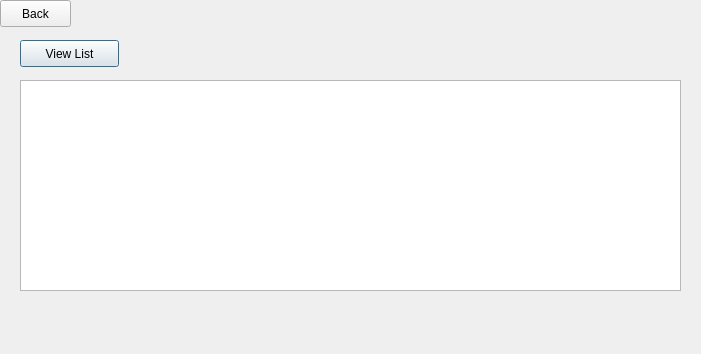
<?xml version="1.0" encoding="UTF-8"?>
<ui version="4.0">
 <class>WaitingList</class>
 <widget class="QDialog" name="WaitingList">
  <property name="geometry">
   <rect>
    <x>0</x>
    <y>0</y>
    <width>701</width>
    <height>354</height>
   </rect>
  </property>
  <property name="windowTitle">
   <string>Waiting List</string>
  </property>
  <widget class="QTableView" name="tableView">
   <property name="geometry">
    <rect>
     <x>20</x>
     <y>80</y>
     <width>661</width>
     <height>211</height>
    </rect>
   </property>
  </widget>
  <widget class="QPushButton" name="pushButton">
   <property name="geometry">
    <rect>
     <x>20</x>
     <y>40</y>
     <width>99</width>
     <height>27</height>
    </rect>
   </property>
   <property name="text">
    <string>View List</string>
   </property>
  </widget>
  <widget class="QPushButton" name="pushButton_2">
   <property name="geometry">
    <rect>
     <x>0</x>
     <y>0</y>
     <width>71</width>
     <height>27</height>
    </rect>
   </property>
   <property name="text">
    <string>Back</string>
   </property>
  </widget>
 </widget>
 <resources/>
 <connections/>
</ui>
